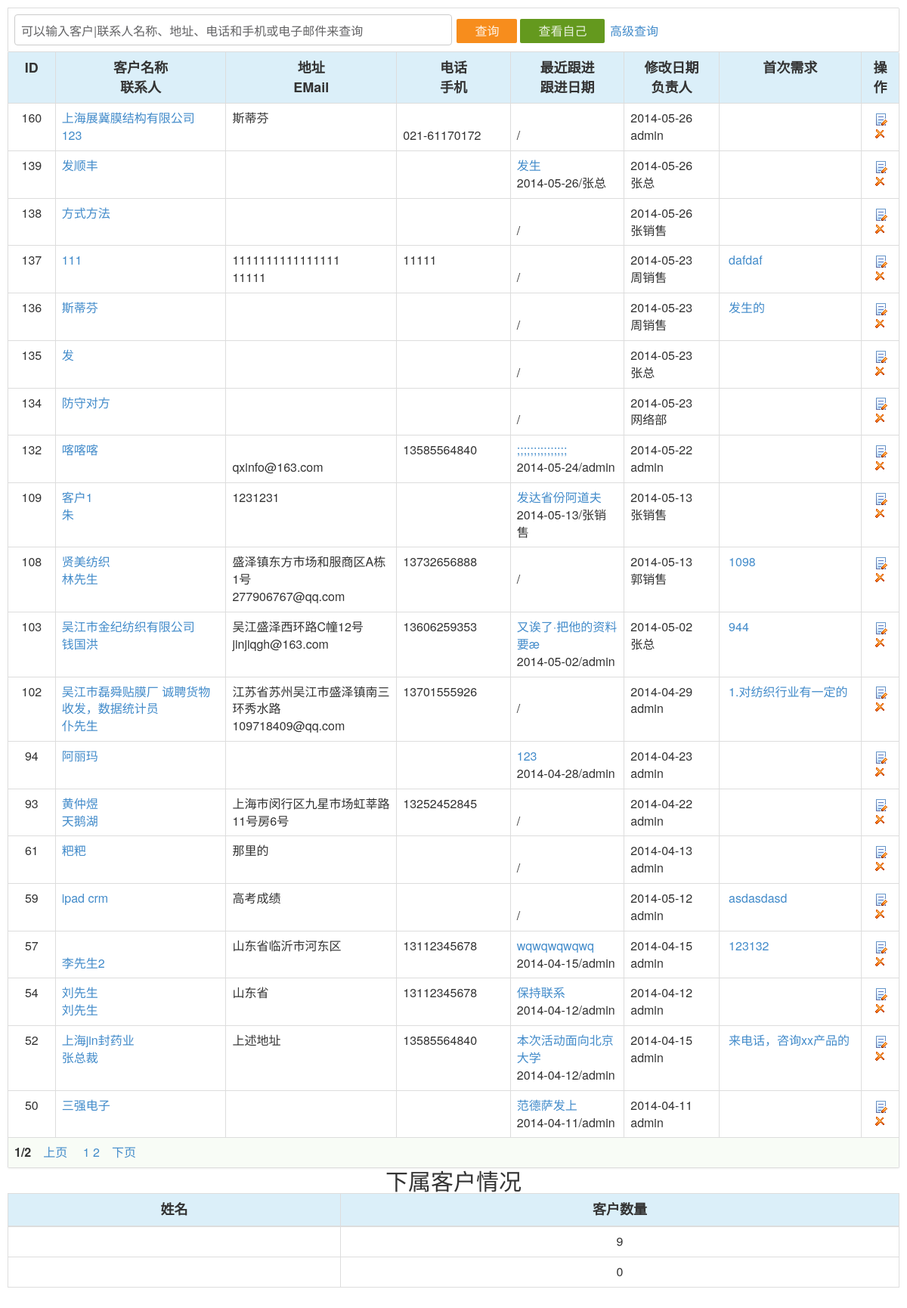
The app's page /customer/customer_list.php (signed in) with its own data.
### tables this page shows
CREATE TABLE `crm_customer` (
  `id` int(6) NOT NULL auto_increment,
  `name` varchar(100) NOT NULL,
  `addr` varchar(100) NOT NULL,
  `tel` varchar(50) NOT NULL,
  `mobile` varchar(50) NOT NULL,
  `qq` varchar(50) NOT NULL,
  `website` varchar(50) default NULL,
  `httpurl` varchar(50) NOT NULL,
  `fax` varchar(50) NOT NULL,
  `email` varchar(50) NOT NULL,
  `dateline` datetime NOT NULL,
  `area` int(5) NOT NULL,
  `industry` int(5) NOT NULL,
  `services` varchar(200) NOT NULL,
  `rank` int(4) NOT NULL,
  `managerid` varchar(50) default NULL,
  `msn` varchar(100) default NULL,
  `skype` varchar(100) default NULL,
  `source` varchar(10) default NULL,
  `level` varchar(10) default NULL,
  `createTime` datetime default NULL,
  `updateTime` datetime default NULL,
  `createUser` varchar(20) default NULL,
  `star` varchar(2) default NULL,
  `viewcount` int(6) default '0',
  PRIMARY KEY  (`id`)
);

CREATE TABLE `crm_manager` (
  `id` int(6) NOT NULL auto_increment,
  `pid` int(6) default '0',
  `username` varchar(20) NOT NULL,
  `password` varchar(32) NOT NULL,
  `usermenu` text NOT NULL,
  `loginip` varchar(25) NOT NULL,
  `logintime` varchar(10) NOT NULL,
  `logincount` int(5) NOT NULL,
  `supermanager` int(2) NOT NULL,
  `addtime` datetime NOT NULL,
  PRIMARY KEY  (`id`)
);

### inc/conn.php (called while the page is built, shortened)
<?php
$dbhost = "127.0.0.1";
$dbuser = "root";
require_once 'db_function.php';
require_once 'function.php';
$db = new db_mysql();
?>

### inc/db_function.php (called while the page is built, shortened)
<?php
class db_mysql {
	private $link_id = NULL;
	function __construct() {
		$this->debug = false;
	}
	function connect($dbhost, $dbuser, $dbpwd, $dbname = '', $dbcharset = 'utf8', $pconnect = 0) {
		if ($pconnect) {
			if (! $this->link_id = mysql_pconnect ( $dbhost, $dbuser, $dbpwd )) {
				$this->ErrorMsg ();
			}
		} else {
			if (! $this->link_id = mysql_connect ( $dbhost, $dbuser, $dbpwd, 1 )) {
				$this->ErrorMsg ();
			}
		}
	}
	function query($sql) {
		if (! ($query = mysql_query ( $sql, $this->link_id ))) {
			$this->ErrorMsg ();
			return false;
		} else {
			return $query;
		}
	}
	function getList($sql) {
		$res = $this->query ( $sql );
		if ($res !== false) {
			$arr = array ();
			while ( $row = mysql_fetch_assoc ( $res ) ) {
				$arr [] = $row;
			}
			return $arr;
		} else {
			return false;
		}
	}
	function selectLimit($sql, $numrows=-1, $offset=-1) {
		if($offset==-1){
			$sql .= ' LIMIT ' . $numrows;
		}else{
			$sql .= ' LIMIT ' . $offset . ', ' . $numrows;
		}
		return $this->getList( $sql );
	}
	function getOneRow($sql) {
		$res = $this->query ( $sql );
		if ($res !== false) {
			return mysql_fetch_assoc ( $res );
		} else {
			return false;
		}
	}
	function getRowsNum($sql) {
		$sql=strtolower($sql);
		$startInt=strpos($sql,"from") ;
		$endInt =strpos($sql,"order");
		$endInt = (!$endInt)?strlen($sql):$endInt-$startInt;
		$sql=" Select count(*) " . substr($sql,$startInt,$endInt);
		return $this->getOneField($sql);
	}
	function getOneField($sql){
		$val = mysql_fetch_array($this->query ( $sql ));
		return $val[0];
	}
}
?>

### customer/customer_list.php (the view, shortened to what this page needs)
<!DOCTYPE html PUBLIC "-//W3C//DTD XHTML 1.0 Transitional//EN" "http://www.w3.org/TR/xhtml1/DTD/xhtml1-transitional.dtd">
<html xmlns="http://www.w3.org/1999/xhtml">
<head>
<link href="../js/boxy.css" rel="stylesheet" type="text/css" />
<link href="../js/bootstrap.min.css" rel="stylesheet" type="text/css" />
</head>
<body style="padding:10px;">
<?php
require_once '../inc/const.php';
$page 			= $_GET ['page'] ? $_GET ['page'] : 1;
$page_size 		= 20;
$sqlstr="select distinct a.* from {pre}customer a left join {pre}person b on a.id=b.cid where 1=1 ";
$industry = getvar('industry');
$managerid = getvar('managerid');
$username=getvar('username');
$username = empty($username) ? $_SESSION['username'] : $username;
$userId=getUserIDbyName($username);
if($managerid=='public'){
	$sqlstr=$sqlstr." and managerid=''";
}elseif($managerid=='my'){
	$sqlstr=$sqlstr." and managerid='" . $username . "'";
}else{
	$sqlstr=$sqlstr." and managerid in ('" . $username ."'" . getsubmanager($userId) . ")";
}
$queryname=getvar(queryname);
$sqlstr=$sqlstr." order by id desc";
$sqlstr = get_sql($sqlstr);
$s_list = $db->selectLimit ( $sqlstr, $page_size, ($page - 1) * $page_size );
?>
<table width="98%" height="1" border="0" cellpadding="3" cellspacing="1" class="table bordered" style="margin:0 auto;padding-top:10px;">
  <form name="myform3" method="post" action="customer_list.php?industry=<?php echo $industry?>">
  <tr>
    <td height="24" colspan="9">
     	<input style="color: #636365;" type="text" name="queryname" id="queryname" size="60" value="<?php echo empty($queryname)?"可以输入客户|联系人名称、地址、电话和手机或电子邮件来查询":$queryname?>" onkeydown="if (event.keyCode==13) {}" onblur="if(this.value=='')value='可以输入客户|联系人名称、地址、电话和手机或电子邮件来查询';" onfocus="if(this.value=='可以输入客户|联系人名称、地址、电话和手机或电子邮件来查询')value='';" value="可以输入客户|联系人名称、地址、电话和手机或电子邮件来查询">
     	<input type="submit" class="button orange" value="查询"><input type="button" onclick="document.all.managerid.value='<?php echo $managerid=="my"?"all":"my";?>';document.myform3.submit();"class="button green" value="查看<?php echo $managerid=="my"?"所有":"自己";?>"> <a href="#" onclick="document.all.queryname.value='';$('#moveCustomerdiv').toggle();">高级查询</a>
     	</td>
  </tr>
  </form>
 </table>
 <table width="98%" height="101" border="0" cellpadding="3" cellspacing="1" class="table bordered" style="margin:0 auto;padding-top:0px;">
  <thead>
  <tr bgcolor="#f5f5f5">
    <td width="5%" height="24" align="center" valign="middle">ID</td>
    <td width="18%" height="24" align="center" valign="middle">客户名称<br>联系人</td>
    <td width="18%" align="center" valign="middle">地址<BR>EMail</td>
    <td width="12%" align="center" valign="middle">电话<br>手机</td>
    <td width="12%" align="center" valign="middle">最近跟进<br />跟进日期</td>
    <td width="10%" align="center" valign="middle">修改日期<br>负责人</td>
    <td   align="center" valign="middle"><?php if($industry=='4'){ echo '金额';} else {echo '首次需求';}?></td>
    <td width="4%" height="24" align="center" valign="middle">操作</td>
  </tr>
  </thead>
  <?php
	foreach ($s_list as $list){
  ?>
  <tr onMouseOver="this.style.background='#f5f5f5'" onMouseOut="this.style.background='#ffffff';"  bgcolor="#ffffff">
    <td width="5%" height="24" align="center" valign="middle"><?php echo $list['id'];?></td>
    <td height="24" align="left" valign="middle"><a href="customer_action.php?act=mod&id=<?php echo $list['id'];?>&page=<?php echo $page;?>"><?php echo $list['name']."<br>".$list['httpurl'];?></a></td>
    <td height="24" align="left" valign="middle"><?php echo $list['addr']. "<br>" . $list['email'];?></td>
    <td height="24" align="left" valign="middle"><?php echo $list['mobile'] . "<br>" . $list['tel'];?></td>
    <td height="24" align="left" valign="middle"><?php echo getLastServices($list['id']);?></td>
    <td height="24" align="left" valign="middle"><?php echo  date('Y-m-d',strtotime($list['dateline'])) ?><br><?=empty($list['managerid'])?"公海":getRealnamebyName($list['managerid']);?></td>
    <td width="15%" height="24" align="left" valign="middle">&nbsp;<?php if($industry=='4'){ echo $list['rank'];} else {
	echo "<a href='customer_action.php?act=mod&id=".$list['id']."&tab=0' title='".$list['services']."'>".utf_substr($list['services'],20)."</a>";}?></td>
    <td height="24" align="center" valign="middle">&nbsp;<a href="customer_action.php?act=mod&id=<?php echo $list['id'];?>&page=<?php echo $page;?>"><img src="../images/edit.gif" border="0" /></a>
	<?php if($_SESSION['supermanager']<6){?>
	<a href="customer_ok.php?id=<?php echo $list['id']; ?>&act=del" onClick="javascript:return confirm('确实要删除吗?')"><img src="../images/del.gif" border="0" /></a>
	<? } ?>
	</td>
  </tr>
  <?php
  	}
  ?>
  <tr>
    <td height="24" colspan="9" bgcolor="#F8FCF6"><?php page($sqlstr,$page_size,"customer_list.php?industry=" . getvar(industry) . "&managerid=". $managerid . "&queryname=" .$queryname ."&page",$page);?></td>
  </tr>
   </table>
	<div class="h2 text-center">下属客户情况</a>
	<table class="table table-hover table-bordered">
	 <thead>
  <tr bgcolor="#f5f5f5" class="text-center"><td>姓名</td><td>客户数量</td></tr>
   </thead>
    <?php
     $sqlstr=get_sql("select id,username,usermenu from {pre}manager where pid=".$userId." order by id desc");
     $s_list = $db->getlist($sqlstr);
			foreach ($s_list as $vo){
     ?>
   <tr><td>
   </td><td>
    <span class="tips"><?php echo getCustomerCount2($industry,$vo['username'],"true");?></span>
   </td></tr>
     <?php
		  	}
		  ?>
</table>
</body>
</html>

### inc/function.php (shortened to what this page needs)
<?
function getCustomerCount2($industry="0",$username,$ismanager="false"){
	global $db;
	$username = empty($username) ? $_SESSION['username'] : $username;
	if($ismanager =="false"){
		$sqlstr =  "SELECT count(*) as c FROM {pre}customer WHERE managerid in ('" . $username . "')";
	} else{
		$userid=getUseridByName($username);
		$sqlstr =  "SELECT count(*) as c FROM {pre}customer WHERE managerid in ( '" . $username."'". getsubmanager($userid) . ")"  ;
	}
	$category_arr = $db->getOneRow(get_sql($sqlstr));
	return $category_arr['c'];
}
function getsubmanager($mId=0){
	global $db;
	$sqlstr=get_sql("select id,username from {pre}manager where pid=".$mId." order by id desc");
	$s_list = $db->getlist($sqlstr);
	$tabStr ="";
	foreach ($s_list as $vo){
		$tabStr = $tabStr .",'". $vo['username']."'";
		$tabStr = $tabStr . getsubmanager($vo['id']);
	}
	return $tabStr;
}
function getvar($var){
	$result = isset($_GET[$var])?$_GET[$var]:$_POST[$var];
	$result = addslashes(trim($result));
	return $result;
}
function page($sqlstr,$pagesize,$url,$page){
	global $db;
	$p = empty($page)?1:$page;
	$totle_nums=$db->getRowsNum($sqlstr);
	$page_nums=ceil($totle_nums/$pagesize);
	$pre_page=($page-1)<1?1:$page-1;
	$next_page=($page+1)>$page_nums?$page_nums:$page+1;
	$var_temp= '<div class=page><span><strong>'.$p.'/'.$page_nums.'</strong></span>　<a href='.$url.'='.$pre_page.'>上页</a>　';
	$i=($pre_page < 3)?1:$pre_page -3;
	$pages=($next_page+3<$page_nums)?$next_page+3:$page_nums;
	for(;$i<$pages+1;$i++){
		if($p==$i){
			$var_temp.= ' <a href='.$url.'='.$i.' class=in>'.$i.'</a>';
		}else{
			$var_temp.= ' <a href='.$url.'='.$i.'>'.$i.'</a>';
		}
	}
	$var_temp.= '　<a href='.$url.'='.$next_page.'>下页</a></div>';
	echo $var_temp;
}
function get_sql($sql_str){
	$sql_temp = str_replace('{pre}',$GLOBALS[databasePrefix],$sql_str);
	return $sql_temp;
}
function getUserIDbyName($username){
	global $db;
	$list = $db->getonerow(get_sql("select id from {pre}manager where username='".$username."'"));
	if (!empty($list['id'])){
		$id=$list['id'] ;
		$id=empty($id)?0:$id;
		return $id;
	}
}
function getRealnamebyName($username){
	global $db;
	$list = $db->getonerow(get_sql("select usermenu from {pre}manager where username='".$username."'"));
	if (!empty($list['usermenu'])){
		$usermenu=$list['usermenu'] ;
		return $usermenu;
	}else{
		return $username ;
	}
}
function utf_substr($str,$len){
	for($i=0;$i<$len;$i++){
		$temp_str=substr($str,0,1);
		if(ord($temp_str) > 127){
			$i++;
			if($i<$len){
				$new_str[]=substr($str,0,3);
				$str=substr($str,3);
			}
		}else{
			$new_str[]=substr($str,0,1);
			$str=substr($str,1);
		}
	}
	return join($new_str);
}
function getLastServices($fid){
	global $db;
	$sql = get_sql("select name,dateline,userid from {pre}services where isdel=0 and fid=".$fid." order by id desc limit 1");
	$list = $db->getonerow($sql);
	return "<a href='customer_action.php?act=mod&id=".$fid."&tab=1' title='".$list['name']."'>".utf_substr($list['name'],20)."</a><BR>".$list['dateline']."/".getRealnamebyName($list["userid"]);
}
?>

### js/boxy.css (style rules this page uses)
img { max-width:100%;height:auto;width:auto9; }
body { -webkit-text-size-adjust:none; line-height:2em; }
body, select, input, textarea { color: #323232; color:#333; font-size:16px; background:#fff; font-family:"����", "������", Arial; }
a { outline:none; text-decoration:none; color:#1570A6; }
html { zoom:1; }
html * { outline:0;zoom:1; }
body { overflow-x: hidden; }
body,div,dl,dt,dd,ul,ol,li,pre,code,form,input,textarea,blockquote,th,td { margin:0;padding:0; }
input { border:1px #ccc solid; }
input[type=text],input[type=password],textarea,select, .text { background:#fff; border: 1px solid #ccc; font-size: 16px;line-height: 100%; display:inline-block; margin: 0; outline: medium none; padding: 0.5em; border-radius: 4px; }
table { background-color: transparent; _background:none !important; border-collapse: collapse; border-spacing: 0; font-size:13px; margin-bottom: 20px; }
table th, table td { border-top: 1px solid #DDDDDD; line-height: 20px;font-size:16px; padding: 4px 5px; }
table thead th, table thead td { vertical-align: bottom; background:#DBEFF9;font-size:18px;font-weight: bold; }
table.bordered { -moz-border-bottom-colors: none; -moz-border-left-colors: none; -moz-border-right-colors: none; -moz-border-top-colors: none; border-collapse: separate; border-color: #DDDDDD #DDDDDD #DDDDDD -moz-use-text-color; border-image: none; border-style: none solid solid none; border-width: 1px 1px 1px 0; padding:0 !important; }
table.bordered th, table.bordered td { border-left: 1px solid #DDDDDD; border-top: 1px solid #DDDDDD; }
.bordered { border: 1px solid #DDDDDD; box-shadow: 0 1px 3px rgba(0, 0, 0, 0.055); padding:5px; border-radius:2px; }
html .button { display: inline-block; zoom: 1; *display: inline; vertical-align: baseline; margin: 0 2px; outline: none; cursor: pointer; text-align: center; text-decoration: none; font-size:16px; line-height:100%; border:none; color: #999; background: #E6E6E6; border-radius:2px; padding: 0.5em 1.5em; }
.button.orange { color: #fef4e9; background: #f78d1d; }
.button.green { color: #e8f0de; background: #64991e; }

### records on screen
crm_customer: id "160", name "上海展冀膜结构有限公司", httpurl "123", addr "斯蒂芬", tel "021-61170172", dateline "2014-05-26", managerid "admin"
crm_customer: id "139", name "发顺丰", name "发生", dateline "2014-05-26", userid "张总", managerid "张总"
crm_customer: id "138", name "方式方法", dateline "2014-05-26", managerid "张销售"
crm_customer: id "137", name "111", addr "1111111111111111", email "11111", mobile "11111", dateline "2014-05-23", managerid "周销售", services "dafdaf"
crm_customer: id "136", name "斯蒂芬", dateline "2014-05-23", managerid "周销售", services "发生的"
crm_customer: id "135", name "发", dateline "2014-05-23", managerid "张总"
crm_customer: id "134", name "防守对方", dateline "2014-05-23", managerid "网络部"
crm_customer: id "132", name "喀喀喀", email "qxinfo@163.com", mobile "13585564840", name ";;;;;;;;;;;;;;;", dateline "2014-05-24", userid "admin", dateline "2014-05-22", managerid "admin"
crm_customer: id "109", name "客户1", httpurl "朱", addr "1231231", name "发达省份阿道夫", dateline "2014-05-13", userid "张销售", managerid "张销售"
crm_customer: id "108", name "贤美纺织", httpurl "林先生", addr "盛泽镇东方市场和服商区A栋1号", email "277906767@qq.com", mobile "13732656888", dateline "2014-05-13", managerid "郭销售", services "1098"
crm_customer: id "103", name "吴江市金纪纺织有限公司", httpurl "钱国洪", addr "吴江盛泽西环路C幢12号", email "jinjiqgh@163.com", mobile "13606259353", name "又诶了·把他的资料要æ", dateline "2014-05-02", userid "admin", managerid "张总", services "944"
crm_customer: id "102", name "吴江市磊舜贴膜厂 诚聘货物收发，数据统计员", httpurl "仆先生", addr "江苏省苏州吴江市盛泽镇南三环秀水路", email "109718409@qq.com", mobile "13701555926", dateline "2014-04-29", managerid "admin", services "1.对纺织行业有一定的"
crm_customer: id "94", name "阿丽玛", name "123", dateline "2014-04-28", userid "admin", dateline "2014-04-23", managerid "admin"
crm_customer: id "93", name "黄仲煜", httpurl "天鹅湖", addr "上海市闵行区九星市场虹莘路11号房6号", mobile "13252452845", dateline "2014-04-22", managerid "admin"
crm_customer: id "61", name "粑粑", addr "那里的", dateline "2014-04-13", managerid "admin"
crm_customer: id "59", name "ipad crm", addr "高考成绩", dateline "2014-05-12", managerid "admin", services "asdasdasd"
crm_customer: id "57", httpurl "李先生2", addr "山东省临沂市河东区", mobile "13112345678", name "wqwqwqwqwq", dateline "2014-04-15", userid "admin", managerid "admin", services "123132"
crm_customer: id "54", name "刘先生", httpurl "刘先生", addr "山东省", mobile "13112345678", name "保持联系", dateline "2014-04-12", userid "admin", managerid "admin"
crm_customer: id "52", name "上海jin封药业", httpurl "张总裁", addr "上述地址", mobile "13585564840", name "本次活动面向北京大学", dateline "2014-04-12", userid "admin", dateline "2014-04-15", managerid "admin", services "来电话，咨询xx产品的"
crm_customer: id "50", name "三强电子", name "范德萨发上", dateline "2014-04-11", userid "admin", managerid "admin"
crm_manager: username "9"
crm_manager: username "0"

### other values on screen
$p "1"
$page_nums "2"
